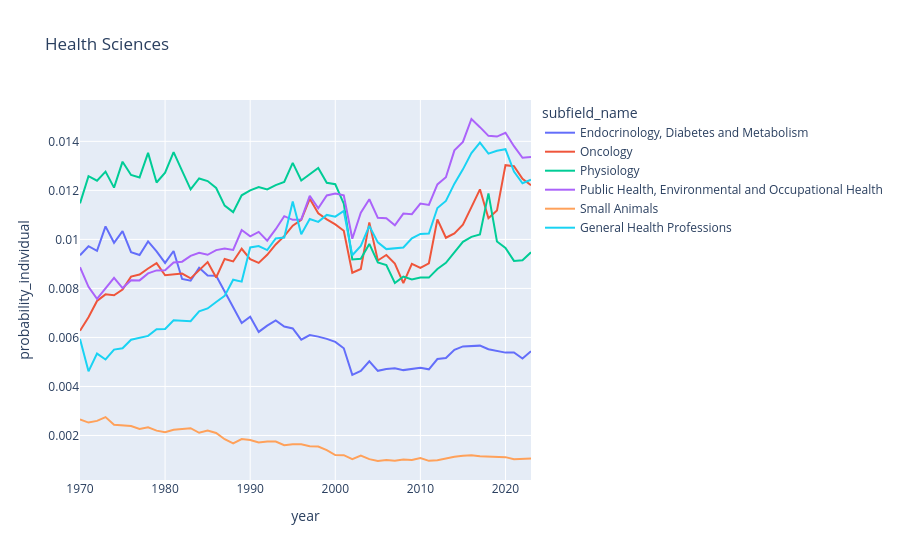

The cell this chart's notebook holds for it:
### Code cell
domain_name = "Health Sciences"
px.line(
    df_global_topics.query("subfield_id in @subfields_list and domain_name == @domain_name"),
    x="year",
    y="probability_individual",
    color="subfield_name",
    hover_name="subfield_name",
    title=domain_name,
)

### Figure 1 — Plotly figure (JSON) as saved in the notebook; plotly's stock layout.template omitted (floating-point values rounded to 4 significant figures)
{"data": [{"hovertemplate": "<b>%{hovertext}</b><br><br>subfield_name=Endocrinology, Diabetes and Metabolism<br>year=%{x}<br>probability_individual=%{y}<extra></extra>", "hovertext": ["Endocrinology, Diabetes and Metabolism", "Endocrinology, Diabetes and Metabolism", "Endocrinology, Diabetes and Metabolism", "Endocrinology, Diabetes and Metabolism", "Endocrinology, Diabetes and Metabolism", "Endocrinology, Diabetes and Metabolism", "Endocrinology, Diabetes and Metabolism", "Endocrinology, Diabetes and Metabolism", "Endocrinology, Diabetes and Metabolism", "Endocrinology, Diabetes and Metabolism", "Endocrinology, Diabetes and Metabolism", "Endocrinology, Diabetes and Metabolism", "Endocrinology, Diabetes and Metabolism", "Endocrinology, Diabetes and Metabolism", "Endocrinology, Diabetes and Metabolism", "Endocrinology, Diabetes and Metabolism", "Endocrinology, Diabetes and Metabolism", "Endocrinology, Diabetes and Metabolism", "Endocrinology, Diabetes and Metabolism", "Endocrinology, Diabetes and Metabolism", "Endocrinology, Diabetes and Metabolism", "Endocrinology, Diabetes and Metabolism", "Endocrinology, Diabetes and Metabolism", "Endocrinology, Diabetes and Metabolism", "Endocrinology, Diabetes and Metabolism", "Endocrinology, Diabetes and Metabolism", "Endocrinology, Diabetes and Metabolism", "Endocrinology, Diabetes and Metabolism", "Endocrinology, Diabetes and Metabolism", "Endocrinology, Diabetes and Metabolism", "Endocrinology, Diabetes and Metabolism", "Endocrinology, Diabetes and Metabolism", "Endocrinology, Diabetes and Metabolism", "Endocrinology, Diabetes and Metabolism", "Endocrinology, Diabetes and Metabolism", "Endocrinology, Diabetes and Metabolism", "Endocrinology, Diabetes and Metabolism", "Endocrinology, Diabetes and Metabolism", "Endocrinology, Diabetes and Metabolism", "Endocrinology, Diabetes and Metabolism", "Endocrinology, Diabetes and Metabolism", "Endocrinology, Diabetes and Metabolism", "Endocrinology, Diabetes and Metabolism", "Endocrinology, Diabetes and Metabolism", "Endocrinology, Diabetes and Metabolism", "Endocrinology, Diabetes and Metabolism", "Endocrinology, Diabetes and Metabolism", "Endocrinology, Diabetes and Metabolism", "Endocrinology, Diabetes and Metabolism", "Endocrinology, Diabetes and Metabolism", "Endocrinology, Diabetes and Metabolism", "Endocrinology, Diabetes and Metabolism", "Endocrinology, Diabetes and Metabolism", "Endocrinology, Diabetes and Metabolism"], "legendgroup": "Endocrinology, Diabetes and Metabolism", "line": {"color": "#636efa", "dash": "solid"}, "marker": {"symbol": "circle"}, "mode": "lines", "name": "Endocrinology, Diabetes and Metabolism", "orientation": "v", "showlegend": true, "x": [1970, 1971, 1972, 1973, 1974, 1975, 1976, 1977, 1978, 1979, 1980, 1981, 1982, 1983, 1984, 1985, 1986, 1987, 1988, 1989, 1990, 1991, 1992, 1993, 1994, 1995, 1996, 1997, 1998, 1999, 2000, 2001, 2002, 2003, 2004, 2005, 2006, 2007, 2008, 2009, 2010, 2011, 2012, 2013, 2014, 2015, 2016, 2017, 2018, 2019, 2020, 2021, 2022, 2023], "xaxis": "x", "y": [0.00935, 0.009722, 0.00953, 0.01053, 0.009861, 0.01034, 0.009481, 0.009366, 0.00992, 0.009514, 0.00904, 0.009527, 0.008385, 0.008314, 0.008845, 0.008531, 0.00852, 0.007862, 0.007181, 0.006587, 0.006846, 0.006225, 0.006483, 0.006695, 0.006447, 0.006366, 0.00591, 0.006095, 0.006034, 0.005943, 0.005818, 0.005558, 0.004474, 0.004632, 0.005024, 0.004639, 0.004713, 0.004744, 0.004667, 0.004714, 0.004765, 0.004698, 0.00512, 0.00516, 0.005494, 0.005635, 0.005647, 0.005666, 0.005521, 0.005459, 0.00538, 0.00539, 0.005142, 0.005436], "yaxis": "y", "type": "scatter"}, {"hovertemplate": "<b>%{hovertext}</b><br><br>subfield_name=Oncology<br>year=%{x}<br>probability_individual=%{y}<extra></extra>", "hovertext": ["Oncology", "Oncology", "Oncology", "Oncology", "Oncology", "Oncology", "Oncology", "Oncology", "Oncology", "Oncology", "Oncology", "Oncology", "Oncology", "Oncology", "Oncology", "Oncology", "Oncology", "Oncology", "Oncology", "Oncology", "Oncology", "Oncology", "Oncology", "Oncology", "Oncology", "Oncology", "Oncology", "Oncology", "Oncology", "Oncology", "Oncology", "Oncology", "Oncology", "Oncology", "Oncology", "Oncology", "Oncology", "Oncology", "Oncology", "Oncology", "Oncology", "Oncology", "Oncology", "Oncology", "Oncology", "Oncology", "Oncology", "Oncology", "Oncology", "Oncology", "Oncology", "Oncology", "Oncology", "Oncology"], "legendgroup": "Oncology", "line": {"color": "#EF553B", "dash": "solid"}, "marker": {"symbol": "circle"}, "mode": "lines", "name": "Oncology", "orientation": "v", "showlegend": true, "x": [1970, 1971, 1972, 1973, 1974, 1975, 1976, 1977, 1978, 1979, 1980, 1981, 1982, 1983, 1984, 1985, 1986, 1987, 1988, 1989, 1990, 1991, 1992, 1993, 1994, 1995, 1996, 1997, 1998, 1999, 2000, 2001, 2002, 2003, 2004, 2005, 2006, 2007, 2008, 2009, 2010, 2011, 2012, 2013, 2014, 2015, 2016, 2017, 2018, 2019, 2020, 2021, 2022, 2023], "xaxis": "x", "y": [0.006271, 0.006823, 0.007487, 0.007758, 0.00772, 0.007956, 0.00848, 0.008567, 0.008814, 0.009035, 0.008537, 0.008563, 0.008608, 0.00841, 0.008749, 0.009076, 0.008445, 0.009202, 0.009101, 0.009617, 0.009197, 0.00904, 0.009372, 0.009793, 0.01013, 0.01056, 0.01079, 0.01166, 0.01107, 0.01082, 0.01061, 0.01035, 0.008638, 0.008791, 0.01069, 0.00914, 0.009362, 0.009014, 0.008212, 0.009004, 0.00884, 0.009024, 0.01082, 0.01007, 0.01025, 0.0106, 0.01132, 0.01204, 0.01087, 0.01117, 0.01303, 0.01299, 0.01247, 0.01221], "yaxis": "y", "type": "scatter"}, {"hovertemplate": "<b>%{hovertext}</b><br><br>subfield_name=Physiology<br>year=%{x}<br>probability_individual=%{y}<extra></extra>", "hovertext": ["Physiology", "Physiology", "Physiology", "Physiology", "Physiology", "Physiology", "Physiology", "Physiology", "Physiology", "Physiology", "Physiology", "Physiology", "Physiology", "Physiology", "Physiology", "Physiology", "Physiology", "Physiology", "Physiology", "Physiology", "Physiology", "Physiology", "Physiology", "Physiology", "Physiology", "Physiology", "Physiology", "Physiology", "Physiology", "Physiology", "Physiology", "Physiology", "Physiology", "Physiology", "Physiology", "Physiology", "Physiology", "Physiology", "Physiology", "Physiology", "Physiology", "Physiology", "Physiology", "Physiology", "Physiology", "Physiology", "Physiology", "Physiology", "Physiology", "Physiology", "Physiology", "Physiology", "Physiology", "Physiology"], "legendgroup": "Physiology", "line": {"color": "#00cc96", "dash": "solid"}, "marker": {"symbol": "circle"}, "mode": "lines", "name": "Physiology", "orientation": "v", "showlegend": true, "x": [1970, 1971, 1972, 1973, 1974, 1975, 1976, 1977, 1978, 1979, 1980, 1981, 1982, 1983, 1984, 1985, 1986, 1987, 1988, 1989, 1990, 1991, 1992, 1993, 1994, 1995, 1996, 1997, 1998, 1999, 2000, 2001, 2002, 2003, 2004, 2005, 2006, 2007, 2008, 2009, 2010, 2011, 2012, 2013, 2014, 2015, 2016, 2017, 2018, 2019, 2020, 2021, 2022, 2023], "xaxis": "x", "y": [0.01147, 0.01258, 0.01239, 0.01276, 0.01211, 0.01317, 0.01263, 0.01253, 0.01353, 0.01232, 0.01272, 0.01356, 0.01279, 0.01204, 0.01248, 0.01238, 0.0121, 0.01138, 0.01111, 0.0118, 0.012, 0.01214, 0.01204, 0.01221, 0.01235, 0.01312, 0.0124, 0.01264, 0.01292, 0.01231, 0.01225, 0.01146, 0.00918, 0.009206, 0.009814, 0.00906, 0.00895, 0.008224, 0.008483, 0.008366, 0.008445, 0.008441, 0.008793, 0.009045, 0.00947, 0.009903, 0.0101, 0.0102, 0.01188, 0.009916, 0.009655, 0.009123, 0.00915, 0.009474], "yaxis": "y", "type": "scatter"}, {"hovertemplate": "<b>%{hovertext}</b><br><br>subfield_name=Public Health, Environmental and Occupational Health<br>year=%{x}<br>probability_individual=%{y}<extra></extra>", "hovertext": ["Public Health, Environmental and Occupational Health", "Public Health, Environmental and Occupational Health", "Public Health, Environmental and Occupational Health", "Public Health, Environmental and Occupational Health", "Public Health, Environmental and Occupational Health", "Public Health, Environmental and Occupational Health", "Public Health, Environmental and Occupational Health", "Public Health, Environmental and Occupational Health", "Public Health, Environmental and Occupational Health", "Public Health, Environmental and Occupational Health", "Public Health, Environmental and Occupational Health", "Public Health, Environmental and Occupational Health", "Public Health, Environmental and Occupational Health", "Public Health, Environmental and Occupational Health", "Public Health, Environmental and Occupational Health", "Public Health, Environmental and Occupational Health", "Public Health, Environmental and Occupational Health", "Public Health, Environmental and Occupational Health", "Public Health, Environmental and Occupational Health", "Public Health, Environmental and Occupational Health", "Public Health, Environmental and Occupational Health", "Public Health, Environmental and Occupational Health", "Public Health, Environmental and Occupational Health", "Public Health, Environmental and Occupational Health", "Public Health, Environmental and Occupational Health", "Public Health, Environmental and Occupational Health", "Public Health, Environmental and Occupational Health", "Public Health, Environmental and Occupational Health", "Public Health, Environmental and Occupational Health", "Public Health, Environmental and Occupational Health", "Public Health, Environmental and Occupational Health", "Public Health, Environmental and Occupational Health", "Public Health, Environmental and Occupational Health", "Public Health, Environmental and Occupational Health", "Public Health, Environmental and Occupational Health", "Public Health, Environmental and Occupational Health", "Public Health, Environmental and Occupational Health", "Public Health, Environmental and Occupational Health", "Public Health, Environmental and Occupational Health", "Public Health, Environmental and Occupational Health", "Public Health, Environmental and Occupational Health", "Public Health, Environmental and Occupational Health", "Public Health, Environmental and Occupational Health", "Public Health, Environmental and Occupational Health", "Public Health, Environmental and Occupational Health", "Public Health, Environmental and Occupational Health", "Public Health, Environmental and Occupational Health", "Public Health, Environmental and Occupational Health", "Public Health, Environmental and Occupational Health", "Public Health, Environmental and Occupational Health", "Public Health, Environmental and Occupational Health", "Public Health, Environmental and Occupational Health", "Public Health, Environmental and Occupational Health", "Public Health, Environmental and Occupational Health"], "legendgroup": "Public Health, Environmental and Occupational Health", "line": {"color": "#ab63fa", "dash": "solid"}, "marker": {"symbol": "circle"}, "mode": "lines", "name": "Public Health, Environmental and Occupational Health", "orientation": "v", "showlegend": true, "x": [1970, 1971, 1972, 1973, 1974, 1975, 1976, 1977, 1978, 1979, 1980, 1981, 1982, 1983, 1984, 1985, 1986, 1987, 1988, 1989, 1990, 1991, 1992, 1993, 1994, 1995, 1996, 1997, 1998, 1999, 2000, 2001, 2002, 2003, 2004, 2005, 2006, 2007, 2008, 2009, 2010, 2011, 2012, 2013, 2014, 2015, 2016, 2017, 2018, 2019, 2020, 2021, 2022, 2023], "xaxis": "x", "y": [0.008863, 0.008065, 0.007572, 0.007993, 0.008429, 0.008014, 0.008336, 0.008328, 0.008611, 0.008734, 0.00874, 0.009059, 0.00909, 0.009326, 0.009453, 0.009373, 0.009562, 0.009624, 0.00957, 0.01038, 0.01013, 0.01031, 0.009947, 0.01042, 0.01095, 0.0108, 0.01081, 0.01177, 0.01127, 0.01179, 0.01187, 0.0118, 0.01003, 0.01109, 0.01164, 0.01088, 0.01086, 0.01058, 0.01105, 0.01103, 0.01146, 0.01141, 0.01224, 0.01254, 0.01363, 0.01398, 0.01491, 0.01458, 0.01422, 0.01419, 0.01435, 0.0138, 0.01333, 0.01336], "yaxis": "y", "type": "scatter"}, {"hovertemplate": "<b>%{hovertext}</b><br><br>subfield_name=Small Animals<br>year=%{x}<br>probability_individual=%{y}<extra></extra>", "hovertext": ["Small Animals", "Small Animals", "Small Animals", "Small Animals", "Small Animals", "Small Animals", "Small Animals", "Small Animals", "Small Animals", "Small Animals", "Small Animals", "Small Animals", "Small Animals", "Small Animals", "Small Animals", "Small Animals", "Small Animals", "Small Animals", "Small Animals", "Small Animals", "Small Animals", "Small Animals", "Small Animals", "Small Animals", "Small Animals", "Small Animals", "Small Animals", "Small Animals", "Small Animals", "Small Animals", "Small Animals", "Small Animals", "Small Animals", "Small Animals", "Small Animals", "Small Animals", "Small Animals", "Small Animals", "Small Animals", "Small Animals", "Small Animals", "Small Animals", "Small Animals", "Small Animals", "Small Animals", "Small Animals", "Small Animals", "Small Animals", "Small Animals", "Small Animals", "Small Animals", "Small Animals", "Small Animals", "Small Animals"], "legendgroup": "Small Animals", "line": {"color": "#FFA15A", "dash": "solid"}, "marker": {"symbol": "circle"}, "mode": "lines", "name": "Small Animals", "orientation": "v", "showlegend": true, "x": [1970, 1971, 1972, 1973, 1974, 1975, 1976, 1977, 1978, 1979, 1980, 1981, 1982, 1983, 1984, 1985, 1986, 1987, 1988, 1989, 1990, 1991, 1992, 1993, 1994, 1995, 1996, 1997, 1998, 1999, 2000, 2001, 2002, 2003, 2004, 2005, 2006, 2007, 2008, 2009, 2010, 2011, 2012, 2013, 2014, 2015, 2016, 2017, 2018, 2019, 2020, 2021, 2022, 2023], "xaxis": "x", "y": [0.002659, 0.002526, 0.002595, 0.002751, 0.002441, 0.002403, 0.002384, 0.002267, 0.002332, 0.002198, 0.00213, 0.002231, 0.002257, 0.002296, 0.00211, 0.002199, 0.002104, 0.001846, 0.001673, 0.001852, 0.001814, 0.001713, 0.001755, 0.00175, 0.001602, 0.001646, 0.001643, 0.001562, 0.00155, 0.0014, 0.001203, 0.001198, 0.001032, 0.001178, 0.001035, 0.0009589, 0.001002, 0.0009684, 0.001017, 0.001004, 0.001083, 0.0009654, 0.0009876, 0.001068, 0.001129, 0.001177, 0.001197, 0.001151, 0.001146, 0.001124, 0.001116, 0.001034, 0.001046, 0.001063], "yaxis": "y", "type": "scatter"}, {"hovertemplate": "<b>%{hovertext}</b><br><br>subfield_name=General Health Professions<br>year=%{x}<br>probability_individual=%{y}<extra></extra>", "hovertext": ["General Health Professions", "General Health Professions", "General Health Professions", "General Health Professions", "General Health Professions", "General Health Professions", "General Health Professions", "General Health Professions", "General Health Professions", "General Health Professions", "General Health Professions", "General Health Professions", "General Health Professions", "General Health Professions", "General Health Professions", "General Health Professions", "General Health Professions", "General Health Professions", "General Health Professions", "General Health Professions", "General Health Professions", "General Health Professions", "General Health Professions", "General Health Professions", "General Health Professions", "General Health Professions", "General Health Professions", "General Health Professions", "General Health Professions", "General Health Professions", "General Health Professions", "General Health Professions", "General Health Professions", "General Health Professions", "General Health Professions", "General Health Professions", "General Health Professions", "General Health Professions", "General Health Professions", "General Health Professions", "General Health Professions", "General Health Professions", "General Health Professions", "General Health Professions", "General Health Professions", "General Health Professions", "General Health Professions", "General Health Professions", "General Health Professions", "General Health Professions", "General Health Professions", "General Health Professions", "General Health Professions", "General Health Professions"], "legendgroup": "General Health Professions", "line": {"color": "#19d3f3", "dash": "solid"}, "marker": {"symbol": "circle"}, "mode": "lines", "name": "General Health Professions", "orientation": "v", "showlegend": true, "x": [1970, 1971, 1972, 1973, 1974, 1975, 1976, 1977, 1978, 1979, 1980, 1981, 1982, 1983, 1984, 1985, 1986, 1987, 1988, 1989, 1990, 1991, 1992, 1993, 1994, 1995, 1996, 1997, 1998, 1999, 2000, 2001, 2002, 2003, 2004, 2005, 2006, 2007, 2008, 2009, 2010, 2011, 2012, 2013, 2014, 2015, 2016, 2017, 2018, 2019, 2020, 2021, 2022, 2023], "xaxis": "x", "y": [0.005935, 0.004615, 0.00534, 0.005101, 0.005506, 0.005557, 0.005905, 0.005973, 0.006062, 0.006336, 0.006347, 0.006703, 0.006677, 0.00666, 0.007064, 0.007182, 0.007446, 0.007693, 0.008354, 0.008277, 0.009673, 0.00973, 0.009565, 0.01004, 0.01008, 0.01155, 0.01021, 0.01083, 0.01072, 0.011, 0.01093, 0.01116, 0.009352, 0.009734, 0.01055, 0.009877, 0.009604, 0.009635, 0.009671, 0.01004, 0.01022, 0.01024, 0.01128, 0.01157, 0.01227, 0.01286, 0.01352, 0.01395, 0.0135, 0.01362, 0.01368, 0.01277, 0.01229, 0.01244], "yaxis": "y", "type": "scatter"}], "layout": {"xaxis": {"anchor": "y", "domain": [0.0, 1.0], "title": {"text": "year"}}, "yaxis": {"anchor": "x", "domain": [0.0, 1.0], "title": {"text": "probability_individual"}}, "legend": {"title": {"text": "subfield_name"}, "tracegroupgap": 0}, "title": {"text": "Health Sciences"}}}
